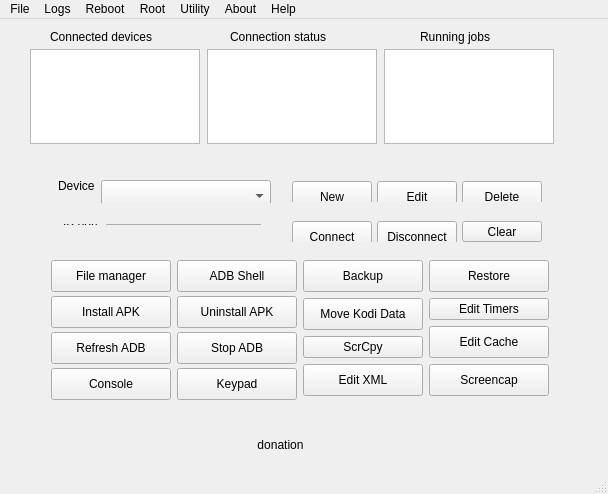
<?xml version="1.0" encoding="UTF-8"?>
<ui version="4.0">
 <class>MainWindow</class>
 <widget class="QMainWindow" name="MainWindow">
  <property name="geometry">
   <rect>
    <x>0</x>
    <y>0</y>
    <width>608</width>
    <height>494</height>
   </rect>
  </property>
  <property name="sizePolicy">
   <sizepolicy hsizetype="Preferred" vsizetype="Preferred">
    <horstretch>0</horstretch>
    <verstretch>0</verstretch>
   </sizepolicy>
  </property>
  <property name="windowTitle">
   <string>adblink</string>
  </property>
  <property name="styleSheet">
   <string notr="true"/>
  </property>
  <widget class="QWidget" name="centralWidget">
   <widget class="QLabel" name="server_running">
    <property name="geometry">
     <rect>
      <x>480</x>
      <y>500</y>
      <width>51</width>
      <height>20</height>
     </rect>
    </property>
    <property name="text">
     <string>server</string>
    </property>
   </widget>
   <widget class="QPushButton" name="donate">
    <property name="geometry">
     <rect>
      <x>130</x>
      <y>410</y>
      <width>301</width>
      <height>31</height>
     </rect>
    </property>
    <property name="focusPolicy">
     <enum>Qt::NoFocus</enum>
    </property>
    <property name="text">
     <string>donation</string>
    </property>
    <property name="iconSize">
     <size>
      <width>247</width>
      <height>26</height>
     </size>
    </property>
    <property name="flat">
     <bool>true</bool>
    </property>
   </widget>
   <widget class="QLabel" name="label_6">
    <property name="geometry">
     <rect>
      <x>230</x>
      <y>10</y>
      <width>111</width>
      <height>16</height>
     </rect>
    </property>
    <property name="text">
     <string>Connection status</string>
    </property>
   </widget>
   <widget class="QLabel" name="label_4">
    <property name="geometry">
     <rect>
      <x>50</x>
      <y>10</y>
      <width>117</width>
      <height>16</height>
     </rect>
    </property>
    <property name="text">
     <string>Connected devices</string>
    </property>
   </widget>
   <widget class="QLabel" name="label_7">
    <property name="geometry">
     <rect>
      <x>420</x>
      <y>10</y>
      <width>79</width>
      <height>16</height>
     </rect>
    </property>
    <property name="text">
     <string>Running jobs</string>
    </property>
   </widget>
   <widget class="QListWidget" name="listDevicesStatus">
    <property name="geometry">
     <rect>
      <x>207</x>
      <y>30</y>
      <width>170</width>
      <height>95</height>
     </rect>
    </property>
    <property name="minimumSize">
     <size>
      <width>170</width>
      <height>95</height>
     </size>
    </property>
    <property name="maximumSize">
     <size>
      <width>170</width>
      <height>95</height>
     </size>
    </property>
    <property name="focusPolicy">
     <enum>Qt::NoFocus</enum>
    </property>
    <property name="selectionMode">
     <enum>QAbstractItemView::NoSelection</enum>
    </property>
   </widget>
   <widget class="QListWidget" name="listRunningJobs">
    <property name="geometry">
     <rect>
      <x>384</x>
      <y>30</y>
      <width>170</width>
      <height>95</height>
     </rect>
    </property>
    <property name="minimumSize">
     <size>
      <width>170</width>
      <height>95</height>
     </size>
    </property>
    <property name="maximumSize">
     <size>
      <width>170</width>
      <height>95</height>
     </size>
    </property>
    <property name="focusPolicy">
     <enum>Qt::NoFocus</enum>
    </property>
    <property name="selectionMode">
     <enum>QAbstractItemView::NoSelection</enum>
    </property>
   </widget>
   <widget class="QListWidget" name="listDevices">
    <property name="geometry">
     <rect>
      <x>30</x>
      <y>30</y>
      <width>170</width>
      <height>95</height>
     </rect>
    </property>
    <property name="minimumSize">
     <size>
      <width>170</width>
      <height>95</height>
     </size>
    </property>
    <property name="maximumSize">
     <size>
      <width>170</width>
      <height>95</height>
     </size>
    </property>
    <property name="toolTip">
     <string>&lt;html&gt;&lt;head/&gt;&lt;body&gt;&lt;p&gt;Double-click device ID to start the file manager&lt;/p&gt;&lt;/body&gt;&lt;/html&gt;</string>
    </property>
    <property name="selectionMode">
     <enum>QAbstractItemView::SingleSelection</enum>
    </property>
    <property name="currentRow">
     <number>-1</number>
    </property>
   </widget>
   <widget class="QProgressBar" name="progressBar">
    <property name="enabled">
     <bool>true</bool>
    </property>
    <property name="geometry">
     <rect>
      <x>300</x>
      <y>500</y>
      <width>118</width>
      <height>16</height>
     </rect>
    </property>
    <property name="value">
     <number>25</number>
    </property>
    <property name="textVisible">
     <bool>false</bool>
    </property>
   </widget>
   <widget class="QPushButton" name="scrcpyOpen">
    <property name="geometry">
     <rect>
      <x>20</x>
      <y>490</y>
      <width>120</width>
      <height>32</height>
     </rect>
    </property>
    <property name="minimumSize">
     <size>
      <width>120</width>
      <height>32</height>
     </size>
    </property>
    <property name="maximumSize">
     <size>
      <width>120</width>
      <height>32</height>
     </size>
    </property>
    <property name="focusPolicy">
     <enum>Qt::NoFocus</enum>
    </property>
    <property name="toolTip">
     <string>&lt;html&gt;&lt;head/&gt;&lt;body&gt;&lt;p&gt;Open ScrCpy.  Shortcut: Ctrl-R&lt;/p&gt;&lt;/body&gt;&lt;/html&gt;</string>
    </property>
    <property name="text">
     <string>ScrCpy</string>
    </property>
   </widget>
   <widget class="QPushButton" name="pushButton">
    <property name="geometry">
     <rect>
      <x>160</x>
      <y>490</y>
      <width>93</width>
      <height>29</height>
     </rect>
    </property>
    <property name="text">
     <string>PushButton</string>
    </property>
   </widget>
   <widget class="QWidget" name="layoutWidget">
    <property name="geometry">
     <rect>
      <x>40</x>
      <y>230</y>
      <width>520</width>
      <height>160</height>
     </rect>
    </property>
    <layout class="QHBoxLayout" name="horizontalLayout_2">
     <item>
      <layout class="QVBoxLayout" name="verticalLayout">
       <item>
        <widget class="QPushButton" name="fmButton">
         <property name="minimumSize">
          <size>
           <width>120</width>
           <height>32</height>
          </size>
         </property>
         <property name="maximumSize">
          <size>
           <width>120</width>
           <height>32</height>
          </size>
         </property>
         <property name="focusPolicy">
          <enum>Qt::NoFocus</enum>
         </property>
         <property name="toolTip">
          <string>&lt;html&gt;&lt;head/&gt;&lt;body&gt;&lt;p&gt;Open file manager for selected device. Shortcut: Ctrl-G&lt;/p&gt;&lt;/body&gt;&lt;/html&gt;</string>
         </property>
         <property name="text">
          <string>File manager</string>
         </property>
        </widget>
       </item>
       <item>
        <widget class="QPushButton" name="sideload_Button">
         <property name="minimumSize">
          <size>
           <width>120</width>
           <height>32</height>
          </size>
         </property>
         <property name="maximumSize">
          <size>
           <width>120</width>
           <height>32</height>
          </size>
         </property>
         <property name="toolTip">
          <string>&lt;html&gt;&lt;head/&gt;&lt;body&gt;&lt;p&gt;Install app(s) to device. Shortcut: Ctrl-L&lt;/p&gt;&lt;/body&gt;&lt;/html&gt;</string>
         </property>
         <property name="text">
          <string>Install APK</string>
         </property>
        </widget>
       </item>
       <item>
        <widget class="QPushButton" name="refreshConnectedDevices">
         <property name="minimumSize">
          <size>
           <width>120</width>
           <height>32</height>
          </size>
         </property>
         <property name="maximumSize">
          <size>
           <width>120</width>
           <height>32</height>
          </size>
         </property>
         <property name="focusPolicy">
          <enum>Qt::NoFocus</enum>
         </property>
         <property name="toolTip">
          <string>&lt;html&gt;&lt;head/&gt;&lt;body&gt;&lt;p&gt;Refresh ADB server. Shortcut: Ctrl-P&lt;/p&gt;&lt;/body&gt;&lt;/html&gt;</string>
         </property>
         <property name="text">
          <string>Refresh ADB</string>
         </property>
        </widget>
       </item>
       <item>
        <widget class="QPushButton" name="doConsole">
         <property name="minimumSize">
          <size>
           <width>120</width>
           <height>32</height>
          </size>
         </property>
         <property name="maximumSize">
          <size>
           <width>120</width>
           <height>32</height>
          </size>
         </property>
         <property name="focusPolicy">
          <enum>Qt::NoFocus</enum>
         </property>
         <property name="toolTip">
          <string>&lt;html&gt;&lt;head/&gt;&lt;body&gt;&lt;p&gt;Open adb-capable command prompt. Shortcut: Ctrl-T&lt;/p&gt;&lt;/body&gt;&lt;/html&gt;</string>
         </property>
         <property name="text">
          <string>Console</string>
         </property>
        </widget>
       </item>
      </layout>
     </item>
     <item>
      <layout class="QVBoxLayout" name="verticalLayout_2">
       <item>
        <widget class="QPushButton" name="adbshellButton">
         <property name="minimumSize">
          <size>
           <width>120</width>
           <height>32</height>
          </size>
         </property>
         <property name="maximumSize">
          <size>
           <width>120</width>
           <height>32</height>
          </size>
         </property>
         <property name="focusPolicy">
          <enum>Qt::NoFocus</enum>
         </property>
         <property name="toolTip">
          <string>&lt;html&gt;&lt;head/&gt;&lt;body&gt;&lt;p&gt;Open a terminal session on the connected device. Shortcut: Ctrl-I&lt;/p&gt;&lt;/body&gt;&lt;/html&gt;</string>
         </property>
         <property name="text">
          <string>ADB Shell</string>
         </property>
        </widget>
       </item>
       <item>
        <widget class="QPushButton" name="uninstall_Button">
         <property name="minimumSize">
          <size>
           <width>120</width>
           <height>32</height>
          </size>
         </property>
         <property name="maximumSize">
          <size>
           <width>120</width>
           <height>32</height>
          </size>
         </property>
         <property name="focusPolicy">
          <enum>Qt::NoFocus</enum>
         </property>
         <property name="toolTip">
          <string>&lt;html&gt;&lt;head/&gt;&lt;body&gt;&lt;p&gt;Unistall app from device. Shortcut: Ctrl-M&lt;/p&gt;&lt;/body&gt;&lt;/html&gt;</string>
         </property>
         <property name="text">
          <string>Uninstall APK</string>
         </property>
        </widget>
       </item>
       <item>
        <widget class="QPushButton" name="killServer">
         <property name="minimumSize">
          <size>
           <width>120</width>
           <height>32</height>
          </size>
         </property>
         <property name="maximumSize">
          <size>
           <width>120</width>
           <height>32</height>
          </size>
         </property>
         <property name="focusPolicy">
          <enum>Qt::NoFocus</enum>
         </property>
         <property name="toolTip">
          <string>&lt;html&gt;&lt;head/&gt;&lt;body&gt;&lt;p&gt;Stop ADB server. Shortcut: Ctrl-Z&lt;/p&gt;&lt;/body&gt;&lt;/html&gt;</string>
         </property>
         <property name="text">
          <string>Stop ADB</string>
         </property>
         <property name="checkable">
          <bool>false</bool>
         </property>
        </widget>
       </item>
       <item>
        <widget class="QPushButton" name="keypadButton">
         <property name="minimumSize">
          <size>
           <width>120</width>
           <height>32</height>
          </size>
         </property>
         <property name="maximumSize">
          <size>
           <width>120</width>
           <height>32</height>
          </size>
         </property>
         <property name="focusPolicy">
          <enum>Qt::NoFocus</enum>
         </property>
         <property name="toolTip">
          <string>&lt;html&gt;&lt;head/&gt;&lt;body&gt;&lt;p&gt;Remote Android keypad. Shortcut: Ctrl-U&lt;/p&gt;&lt;/body&gt;&lt;/html&gt;</string>
         </property>
         <property name="text">
          <string>Keypad</string>
         </property>
        </widget>
       </item>
      </layout>
     </item>
     <item>
      <layout class="QVBoxLayout" name="verticalLayout_3">
       <item>
        <widget class="QPushButton" name="backupButton">
         <property name="minimumSize">
          <size>
           <width>120</width>
           <height>32</height>
          </size>
         </property>
         <property name="maximumSize">
          <size>
           <width>120</width>
           <height>32</height>
          </size>
         </property>
         <property name="focusPolicy">
          <enum>Qt::NoFocus</enum>
         </property>
         <property name="toolTip">
          <string>&lt;html&gt;&lt;head/&gt;&lt;body&gt;&lt;p&gt;Backup Kodi's data files. Shortcut: Ctrl-J&lt;/p&gt;&lt;/body&gt;&lt;/html&gt;</string>
         </property>
         <property name="text">
          <string>Backup</string>
         </property>
        </widget>
       </item>
       <item>
        <widget class="QPushButton" name="mvdataButton">
         <property name="minimumSize">
          <size>
           <width>120</width>
           <height>32</height>
          </size>
         </property>
         <property name="maximumSize">
          <size>
           <width>120</width>
           <height>32</height>
          </size>
         </property>
         <property name="focusPolicy">
          <enum>Qt::NoFocus</enum>
         </property>
         <property name="toolTip">
          <string>&lt;html&gt;&lt;head/&gt;&lt;body&gt;&lt;p&gt;Move Kodi data to/from external partition. Shortcut: Ctrl-N&lt;/p&gt;&lt;/body&gt;&lt;/html&gt;</string>
         </property>
         <property name="text">
          <string>Move Kodi Data</string>
         </property>
        </widget>
       </item>
       <item>
        <widget class="QPushButton" name="scpyButton">
         <property name="toolTip">
          <string>&lt;html&gt;&lt;head/&gt;&lt;body&gt;&lt;p&gt;Start scrcpy Android screen viewer&lt;/p&gt;&lt;/body&gt;&lt;/html&gt;</string>
         </property>
         <property name="text">
          <string>ScrCpy</string>
         </property>
        </widget>
       </item>
       <item>
        <widget class="QPushButton" name="editXML">
         <property name="minimumSize">
          <size>
           <width>120</width>
           <height>32</height>
          </size>
         </property>
         <property name="maximumSize">
          <size>
           <width>120</width>
           <height>32</height>
          </size>
         </property>
         <property name="focusPolicy">
          <enum>Qt::NoFocus</enum>
         </property>
         <property name="toolTip">
          <string>&lt;html&gt;&lt;head/&gt;&lt;body&gt;&lt;p&gt;Edit Kodi XML files&lt;/p&gt;&lt;/body&gt;&lt;/html&gt;</string>
         </property>
         <property name="text">
          <string>Edit XML</string>
         </property>
        </widget>
       </item>
      </layout>
     </item>
     <item>
      <layout class="QVBoxLayout" name="verticalLayout_4">
       <item>
        <widget class="QPushButton" name="restoreButton">
         <property name="minimumSize">
          <size>
           <width>120</width>
           <height>32</height>
          </size>
         </property>
         <property name="maximumSize">
          <size>
           <width>120</width>
           <height>32</height>
          </size>
         </property>
         <property name="focusPolicy">
          <enum>Qt::NoFocus</enum>
         </property>
         <property name="toolTip">
          <string>&lt;html&gt;&lt;head/&gt;&lt;body&gt;&lt;p&gt;Restore Kodi's data files. Shortcut: Ctrl-K&lt;/p&gt;&lt;/body&gt;&lt;/html&gt;</string>
         </property>
         <property name="text">
          <string>Restore</string>
         </property>
        </widget>
       </item>
       <item>
        <widget class="QPushButton" name="pushTimers">
         <property name="toolTip">
          <string>Edit rimers for Sleep and Screensaver</string>
         </property>
         <property name="text">
          <string>Edit Timers</string>
         </property>
        </widget>
       </item>
       <item>
        <widget class="QPushButton" name="cacheButton">
         <property name="minimumSize">
          <size>
           <width>120</width>
           <height>32</height>
          </size>
         </property>
         <property name="maximumSize">
          <size>
           <width>120</width>
           <height>32</height>
          </size>
         </property>
         <property name="focusPolicy">
          <enum>Qt::NoFocus</enum>
         </property>
         <property name="toolTip">
          <string>&lt;html&gt;&lt;head/&gt;&lt;body&gt;&lt;p&gt;Adjust Kodi's video cache settings. Shortcut: Ctrl-S&lt;/p&gt;&lt;/body&gt;&lt;/html&gt;</string>
         </property>
         <property name="text">
          <string>Edit Cache</string>
         </property>
        </widget>
       </item>
       <item>
        <widget class="QPushButton" name="screencapButton">
         <property name="minimumSize">
          <size>
           <width>120</width>
           <height>32</height>
          </size>
         </property>
         <property name="maximumSize">
          <size>
           <width>120</width>
           <height>32</height>
          </size>
         </property>
         <property name="focusPolicy">
          <enum>Qt::NoFocus</enum>
         </property>
         <property name="toolTip">
          <string>&lt;html&gt;&lt;head/&gt;&lt;body&gt;&lt;p&gt;Get screen capture from device. Shortcut: Ctrl-W&lt;/p&gt;&lt;/body&gt;&lt;/html&gt;</string>
         </property>
         <property name="text">
          <string>Screencap</string>
         </property>
        </widget>
       </item>
      </layout>
     </item>
    </layout>
   </widget>
   <widget class="QWidget" name="layoutWidget">
    <property name="geometry">
     <rect>
      <x>47</x>
      <y>150</y>
      <width>224</width>
      <height>34</height>
     </rect>
    </property>
    <layout class="QHBoxLayout" name="horizontalLayout_4">
     <item>
      <widget class="QLabel" name="label_5">
       <property name="text">
        <string>Device</string>
       </property>
      </widget>
     </item>
     <item>
      <widget class="QComboBox" name="deviceBox">
       <property name="minimumSize">
        <size>
         <width>170</width>
         <height>32</height>
        </size>
       </property>
       <property name="maximumSize">
        <size>
         <width>170</width>
         <height>32</height>
        </size>
       </property>
       <property name="focusPolicy">
        <enum>Qt::NoFocus</enum>
       </property>
       <property name="toolTip">
        <string>&lt;html&gt;&lt;head/&gt;&lt;body&gt;&lt;p&gt;Select device via this dropdown menu&lt;/p&gt;&lt;/body&gt;&lt;/html&gt;</string>
       </property>
       <property name="editable">
        <bool>false</bool>
       </property>
      </widget>
     </item>
    </layout>
   </widget>
   <widget class="QWidget" name="">
    <property name="geometry">
     <rect>
      <x>281</x>
      <y>151</y>
      <width>270</width>
      <height>32</height>
     </rect>
    </property>
    <layout class="QHBoxLayout" name="horizontalLayout_3">
     <item>
      <widget class="QPushButton" name="newRecord">
       <property name="minimumSize">
        <size>
         <width>80</width>
         <height>32</height>
        </size>
       </property>
       <property name="maximumSize">
        <size>
         <width>80</width>
         <height>32</height>
        </size>
       </property>
       <property name="focusPolicy">
        <enum>Qt::NoFocus</enum>
       </property>
       <property name="toolTip">
        <string>&lt;html&gt;&lt;head/&gt;&lt;body&gt;&lt;p&gt;Create new device record. Shortcut: Ctrl-B&lt;/p&gt;&lt;/body&gt;&lt;/html&gt;</string>
       </property>
       <property name="text">
        <string>New</string>
       </property>
      </widget>
     </item>
     <item>
      <widget class="QPushButton" name="editRecord">
       <property name="minimumSize">
        <size>
         <width>80</width>
         <height>32</height>
        </size>
       </property>
       <property name="maximumSize">
        <size>
         <width>80</width>
         <height>32</height>
        </size>
       </property>
       <property name="focusPolicy">
        <enum>Qt::NoFocus</enum>
       </property>
       <property name="toolTip">
        <string>&lt;html&gt;&lt;head/&gt;&lt;body&gt;&lt;p&gt;Edit device record. Shortcut: Ctrl-C&lt;/p&gt;&lt;/body&gt;&lt;/html&gt;</string>
       </property>
       <property name="text">
        <string>Edit</string>
       </property>
      </widget>
     </item>
     <item>
      <widget class="QPushButton" name="delRecord">
       <property name="minimumSize">
        <size>
         <width>80</width>
         <height>32</height>
        </size>
       </property>
       <property name="maximumSize">
        <size>
         <width>80</width>
         <height>32</height>
        </size>
       </property>
       <property name="focusPolicy">
        <enum>Qt::NoFocus</enum>
       </property>
       <property name="toolTip">
        <string>&lt;html&gt;&lt;head/&gt;&lt;body&gt;&lt;p&gt;Delete device record. Shortcut: Ctrl-D&lt;/p&gt;&lt;/body&gt;&lt;/html&gt;</string>
       </property>
       <property name="text">
        <string>Delete</string>
       </property>
      </widget>
     </item>
    </layout>
   </widget>
   <widget class="QWidget" name="">
    <property name="geometry">
     <rect>
      <x>281</x>
      <y>191</y>
      <width>270</width>
      <height>32</height>
     </rect>
    </property>
    <layout class="QHBoxLayout" name="horizontalLayout">
     <item>
      <widget class="QPushButton" name="connButton">
       <property name="minimumSize">
        <size>
         <width>80</width>
         <height>32</height>
        </size>
       </property>
       <property name="maximumSize">
        <size>
         <width>80</width>
         <height>32</height>
        </size>
       </property>
       <property name="focusPolicy">
        <enum>Qt::NoFocus</enum>
       </property>
       <property name="toolTip">
        <string>&lt;html&gt;&lt;head/&gt;&lt;body&gt;&lt;p&gt;Connect android device via IP address. Shortcut: Ctrl-E&lt;/p&gt;&lt;/body&gt;&lt;/html&gt;</string>
       </property>
       <property name="text">
        <string>Connect</string>
       </property>
      </widget>
     </item>
     <item>
      <widget class="QPushButton" name="disButton">
       <property name="minimumSize">
        <size>
         <width>80</width>
         <height>32</height>
        </size>
       </property>
       <property name="maximumSize">
        <size>
         <width>80</width>
         <height>32</height>
        </size>
       </property>
       <property name="focusPolicy">
        <enum>Qt::NoFocus</enum>
       </property>
       <property name="toolTip">
        <string>&lt;html&gt;&lt;head/&gt;&lt;body&gt;&lt;p&gt;Disconnect android device connected via IP address. Shortcut: Ctrl-F&lt;/p&gt;&lt;/body&gt;&lt;/html&gt;</string>
       </property>
       <property name="text">
        <string>Disconnect</string>
       </property>
      </widget>
     </item>
     <item>
      <widget class="QPushButton" name="clearButton">
       <property name="minimumSize">
        <size>
         <width>80</width>
         <height>21</height>
        </size>
       </property>
       <property name="maximumSize">
        <size>
         <width>80</width>
         <height>16777215</height>
        </size>
       </property>
       <property name="focusPolicy">
        <enum>Qt::NoFocus</enum>
       </property>
       <property name="toolTip">
        <string>&lt;html&gt;&lt;head/&gt;&lt;body&gt;&lt;p&gt;Clear ad hoc IP/port. Shortcut: Ctrl-Y&lt;/p&gt;&lt;/body&gt;&lt;/html&gt;</string>
       </property>
       <property name="text">
        <string>Clear</string>
       </property>
      </widget>
     </item>
    </layout>
   </widget>
   <widget class="QWidget" name="">
    <property name="geometry">
     <rect>
      <x>52</x>
      <y>194</y>
      <width>209</width>
      <height>23</height>
     </rect>
    </property>
    <layout class="QHBoxLayout" name="horizontalLayout_5">
     <item>
      <widget class="QLabel" name="label_2">
       <property name="text">
        <string>IP:port</string>
       </property>
      </widget>
     </item>
     <item>
      <widget class="QLineEdit" name="adhocip">
       <property name="minimumSize">
        <size>
         <width>158</width>
         <height>0</height>
        </size>
       </property>
       <property name="maximumSize">
        <size>
         <width>158</width>
         <height>16777215</height>
        </size>
       </property>
       <property name="toolTip">
        <string>&lt;html&gt;&lt;head/&gt;&lt;body&gt;&lt;p&gt;IP address of ad hoc device. Use this to connect to devices that are not entered into the adbLink database. You can also specify a port by appending :&amp;lt;port&amp;gt; to the IP address.&lt;/p&gt;&lt;/body&gt;&lt;/html&gt;</string>
       </property>
      </widget>
     </item>
    </layout>
   </widget>
  </widget>
  <widget class="QStatusBar" name="statusBar"/>
  <widget class="QMenuBar" name="menuBar">
   <property name="geometry">
    <rect>
     <x>0</x>
     <y>0</y>
     <width>608</width>
     <height>24</height>
    </rect>
   </property>
   <widget class="QMenu" name="menuFile">
    <property name="title">
     <string>File</string>
    </property>
    <addaction name="actionPreferences"/>
    <addaction name="actionDownload_Kodi"/>
    <addaction name="separator"/>
    <addaction name="actionQuit"/>
   </widget>
   <widget class="QMenu" name="menuAbout">
    <property name="title">
     <string>About</string>
    </property>
    <addaction name="actionAbout"/>
   </widget>
   <widget class="QMenu" name="menuHelp">
    <property name="title">
     <string>Help</string>
    </property>
    <addaction name="actionHelp"/>
   </widget>
   <widget class="QMenu" name="menuLogs">
    <property name="title">
     <string>Logs</string>
    </property>
    <addaction name="actionView_adbLink_Log"/>
    <addaction name="actionView_Kodi_Log"/>
   </widget>
   <widget class="QMenu" name="menuReboot">
    <property name="title">
     <string>Reboot</string>
    </property>
    <addaction name="actionReboot"/>
    <addaction name="actionRecovery"/>
    <addaction name="actionReboot_bootloader"/>
   </widget>
   <widget class="QMenu" name="menuRoot">
    <property name="title">
     <string>Root</string>
    </property>
    <addaction name="actionMount_system_RO"/>
    <addaction name="actionMount_system_RW"/>
   </widget>
   <widget class="QMenu" name="menuUtility">
    <property name="title">
     <string>Utility</string>
    </property>
    <addaction name="actionPaste_path"/>
    <addaction name="actionStop_Application"/>
    <addaction name="actionStart_Application"/>
    <addaction name="actionArchitecture"/>
    <addaction name="actionConnect_WSA"/>
    <addaction name="View_Changelog"/>
    <addaction name="Erase_adbLink_database"/>
    <addaction name="actionWireless_ADBD"/>
    <addaction name="actionSplash_Screen"/>
    <addaction name="actionPush_remote"/>
    <addaction name="actionTest_adb_connection"/>
    <addaction name="actiondelthumb"/>
   </widget>
   <addaction name="menuFile"/>
   <addaction name="menuLogs"/>
   <addaction name="menuReboot"/>
   <addaction name="menuRoot"/>
   <addaction name="menuUtility"/>
   <addaction name="menuAbout"/>
   <addaction name="menuHelp"/>
  </widget>
  <action name="actionAbout">
   <property name="text">
    <string>About</string>
   </property>
  </action>
  <action name="actionQuit">
   <property name="text">
    <string>Quit</string>
   </property>
   <property name="toolTip">
    <string>Quit adbLink</string>
   </property>
  </action>
  <action name="actionHelp">
   <property name="text">
    <string>Help</string>
   </property>
  </action>
  <action name="actionReboot">
   <property name="text">
    <string>Reboot device</string>
   </property>
  </action>
  <action name="actionRecovery">
   <property name="text">
    <string>Reboot recovery</string>
   </property>
   <property name="toolTip">
    <string>Reboot Recovery</string>
   </property>
  </action>
  <action name="actionDownload_Kodi">
   <property name="text">
    <string>Download Kodi</string>
   </property>
  </action>
  <action name="actionView_Kodi_Log">
   <property name="text">
    <string>View Kodi Log</string>
   </property>
   <property name="toolTip">
    <string>View/Copy Kodi Log</string>
   </property>
  </action>
  <action name="actionView_adbLink_Log">
   <property name="text">
    <string>View adbLink Log</string>
   </property>
   <property name="toolTip">
    <string>View/Copy adbLink Log</string>
   </property>
  </action>
  <action name="actionPaste_path">
   <property name="text">
    <string>Path to clipboard</string>
   </property>
   <property name="toolTip">
    <string>Copy path to clipboard. Paste path into ADB Shell </string>
   </property>
  </action>
  <action name="actionTest_adb_connection">
   <property name="text">
    <string>Logcat</string>
   </property>
   <property name="toolTip">
    <string>Test adb connection</string>
   </property>
  </action>
  <action name="actionStop_Application">
   <property name="text">
    <string>Stop Application</string>
   </property>
  </action>
  <action name="actionStart_Application">
   <property name="text">
    <string>Start Application</string>
   </property>
  </action>
  <action name="actionMount_system_RO">
   <property name="text">
    <string>Mount /  RO</string>
   </property>
   <property name="toolTip">
    <string>Mount / partition read-only</string>
   </property>
  </action>
  <action name="actionMount_system_RW">
   <property name="text">
    <string>Mount /  RW</string>
   </property>
   <property name="toolTip">
    <string>Mount /  partition read-write</string>
   </property>
  </action>
  <action name="actionWireless_ADBD">
   <property name="text">
    <string>Wireless ADBD</string>
   </property>
   <property name="toolTip">
    <string>Enable adb debugging over wifi</string>
   </property>
  </action>
  <action name="actionKodi_data_usage">
   <property name="text">
    <string>Kodi data usage</string>
   </property>
   <property name="toolTip">
    <string>Show Kodi's data usage</string>
   </property>
  </action>
  <action name="actionReboot_bootloader">
   <property name="text">
    <string>Reboot bootloader</string>
   </property>
  </action>
  <action name="actionPreferences">
   <property name="text">
    <string>Preferences</string>
   </property>
   <property name="toolTip">
    <string>Application preferences</string>
   </property>
  </action>
  <action name="actionGet_package_name">
   <property name="text">
    <string>Get package name</string>
   </property>
   <property name="toolTip">
    <string>Get package name of android program</string>
   </property>
  </action>
  <action name="actionArchitecture">
   <property name="text">
    <string>System information</string>
   </property>
   <property name="toolTip">
    <string>Show system information</string>
   </property>
  </action>
  <action name="actionSleep_adjust">
   <property name="text">
    <string>Set timers</string>
   </property>
   <property name="toolTip">
    <string>Set sleep/screensaver timers</string>
   </property>
  </action>
  <action name="actiondelthumb">
   <property name="text">
    <string>Delete thumbnails</string>
   </property>
  </action>
  <action name="actionPush_remote">
   <property name="text">
    <string>Push remote</string>
   </property>
  </action>
  <action name="actionSplash_Screen">
   <property name="text">
    <string>Splash Screen</string>
   </property>
   <property name="toolTip">
    <string>Change Kodi's Splash Screen</string>
   </property>
  </action>
  <action name="View_Changelog">
   <property name="text">
    <string>View changelog</string>
   </property>
  </action>
  <action name="Erase_adbLink_database">
   <property name="text">
    <string>Erase device database</string>
   </property>
  </action>
  <action name="actionConnect_WSA">
   <property name="text">
    <string>Connect WSA</string>
   </property>
   <property name="toolTip">
    <string>Connect to Windows Subsystem for Android</string>
   </property>
  </action>
 </widget>
 <layoutdefault spacing="6" margin="11"/>
 <resources/>
 <connections/>
</ui>
